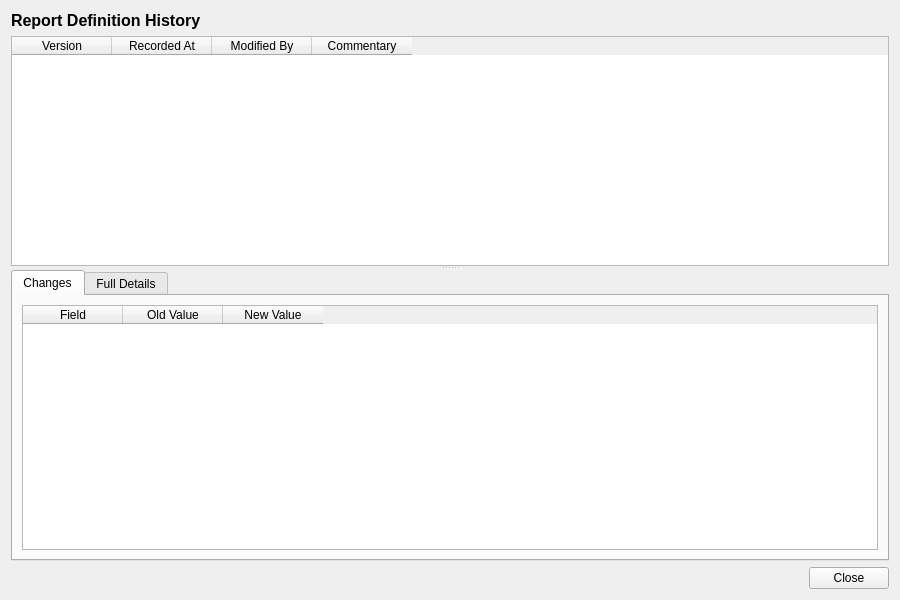
<?xml version="1.0" encoding="UTF-8"?>
<ui version="4.0">
 <class>ReportDefinitionHistoryDialog</class>
 <widget class="QWidget" name="ReportDefinitionHistoryDialog">
  <property name="geometry">
   <rect>
    <x>0</x>
    <y>0</y>
    <width>900</width>
    <height>600</height>
   </rect>
  </property>
  <property name="windowTitle">
   <string>Report Definition History</string>
  </property>
  <layout class="QVBoxLayout" name="verticalLayout">
   <item>
    <widget class="QLabel" name="titleLabel">
     <property name="font">
      <font>
       <pointsize>12</pointsize>
       <bold>true</bold>
      </font>
     </property>
     <property name="text">
      <string>Report Definition History</string>
     </property>
    </widget>
   </item>
   <item>
    <widget class="QSplitter" name="splitter">
     <property name="orientation">
      <enum>Qt::Vertical</enum>
     </property>
     <widget class="QTableWidget" name="versionListWidget">
      <property name="minimumHeight">
       <number>150</number>
      </property>
      <property name="maximumHeight">
       <number>250</number>
      </property>
      <property name="alternatingRowColors">
       <bool>true</bool>
      </property>
      <property name="editTriggers">
       <set>QAbstractItemView::NoEditTriggers</set>
      </property>
      <property name="selectionMode">
       <enum>QAbstractItemView::SingleSelection</enum>
      </property>
      <property name="selectionBehavior">
       <enum>QAbstractItemView::SelectRows</enum>
      </property>
      <column>
       <property name="text">
        <string>Version</string>
       </property>
      </column>
      <column>
       <property name="text">
        <string>Recorded At</string>
       </property>
      </column>
      <column>
       <property name="text">
        <string>Modified By</string>
       </property>
      </column>
      <column>
       <property name="text">
        <string>Commentary</string>
       </property>
      </column>
     </widget>
     <widget class="QWidget" name="detailWidget">
      <layout class="QVBoxLayout" name="detailLayout">
       <property name="leftMargin">
        <number>0</number>
       </property>
       <property name="topMargin">
        <number>0</number>
       </property>
       <property name="rightMargin">
        <number>0</number>
       </property>
       <property name="bottomMargin">
        <number>0</number>
       </property>
       <item>
        <widget class="QTabWidget" name="tabWidget">
         <property name="currentIndex">
          <number>0</number>
         </property>
         <widget class="QWidget" name="changesTab">
          <attribute name="title">
           <string>Changes</string>
          </attribute>
          <layout class="QVBoxLayout" name="changesTabLayout">
           <item>
            <widget class="QTableWidget" name="changesTableWidget">
             <property name="editTriggers">
              <set>QAbstractItemView::NoEditTriggers</set>
             </property>
             <property name="alternatingRowColors">
              <bool>true</bool>
             </property>
             <property name="selectionMode">
              <enum>QAbstractItemView::SingleSelection</enum>
             </property>
             <property name="selectionBehavior">
              <enum>QAbstractItemView::SelectRows</enum>
             </property>
             <column>
              <property name="text">
               <string>Field</string>
              </property>
             </column>
             <column>
              <property name="text">
               <string>Old Value</string>
              </property>
             </column>
             <column>
              <property name="text">
               <string>New Value</string>
              </property>
             </column>
            </widget>
           </item>
          </layout>
         </widget>
         <widget class="QWidget" name="fullDetailsTab">
          <attribute name="title">
           <string>Full Details</string>
          </attribute>
          <layout class="QVBoxLayout" name="fullDetailsTabLayout">
           <item>
            <widget class="QScrollArea" name="scrollArea">
             <property name="widgetResizable">
              <bool>true</bool>
             </property>
             <widget class="QWidget" name="scrollAreaWidgetContents">
              <property name="geometry">
               <rect>
                <x>0</x>
                <y>0</y>
                <width>560</width>
                <height>450</height>
               </rect>
              </property>
              <layout class="QFormLayout" name="formLayout">
               <item row="0" column="0">
                <widget class="QLabel" name="nameLabel">
                 <property name="text">
                  <string>Name:</string>
                 </property>
                </widget>
               </item>
               <item row="0" column="1">
                <widget class="QLabel" name="nameValue">
                 <property name="text">
                  <string/>
                 </property>
                </widget>
               </item>
               <item row="1" column="0">
                <widget class="QLabel" name="descriptionLabel">
                 <property name="text">
                  <string>Description:</string>
                 </property>
                </widget>
               </item>
               <item row="1" column="1">
                <widget class="QLabel" name="descriptionValue">
                 <property name="text">
                  <string/>
                 </property>
                 <property name="wordWrap">
                  <bool>true</bool>
                 </property>
                </widget>
               </item>
               <item row="2" column="0">
                <widget class="QLabel" name="report_typeLabel">
                 <property name="text">
                  <string>Report Type:</string>
                 </property>
                </widget>
               </item>
               <item row="2" column="1">
                <widget class="QLabel" name="reportTypeValue">
                 <property name="text">
                  <string/>
                 </property>
                </widget>
               </item>
               <item row="3" column="0">
                <widget class="QLabel" name="schedule_expressionLabel">
                 <property name="text">
                  <string>Schedule (cron):</string>
                 </property>
                </widget>
               </item>
               <item row="3" column="1">
                <widget class="QLabel" name="scheduleExpressionValue">
                 <property name="text">
                  <string/>
                 </property>
                </widget>
               </item>
               <item row="4" column="0">
                <widget class="QLabel" name="concurrency_policyLabel">
                 <property name="text">
                  <string>Concurrency Policy:</string>
                 </property>
                </widget>
               </item>
               <item row="4" column="1">
                <widget class="QLabel" name="concurrencyPolicyValue">
                 <property name="text">
                  <string/>
                 </property>
                </widget>
               </item>
               <item row="5" column="0">
                <widget class="QLabel" name="versionNumberLabel">
                 <property name="text">
                  <string>Version:</string>
                 </property>
                </widget>
               </item>
               <item row="5" column="1">
                <widget class="QLabel" name="versionNumberValue">
                 <property name="text">
                  <string/>
                 </property>
                </widget>
               </item>
               <item row="6" column="0">
                <widget class="QLabel" name="modifiedByLabel">
                 <property name="text">
                  <string>Modified By:</string>
                 </property>
                </widget>
               </item>
               <item row="6" column="1">
                <widget class="QLabel" name="modifiedByValue">
                 <property name="text">
                  <string/>
                 </property>
                </widget>
               </item>
               <item row="7" column="0">
                <widget class="QLabel" name="recordedAtLabel">
                 <property name="text">
                  <string>Recorded At:</string>
                 </property>
                </widget>
               </item>
               <item row="7" column="1">
                <widget class="QLabel" name="recordedAtValue">
                 <property name="text">
                  <string/>
                 </property>
                </widget>
               </item>
               <item row="8" column="0">
                <widget class="QLabel" name="changeCommentaryLabel">
                 <property name="text">
                  <string>Change Commentary:</string>
                 </property>
                </widget>
               </item>
               <item row="8" column="1">
                <widget class="QLabel" name="changeCommentaryValue">
                 <property name="text">
                  <string/>
                 </property>
                 <property name="wordWrap">
                  <bool>true</bool>
                 </property>
                </widget>
               </item>
              </layout>
             </widget>
            </widget>
           </item>
          </layout>
         </widget>
        </widget>
       </item>
      </layout>
     </widget>
    </widget>
   </item>
   <item>
    <layout class="QHBoxLayout" name="buttonLayout">
     <item>
      <spacer name="horizontalSpacer">
       <property name="orientation">
        <enum>Qt::Horizontal</enum>
       </property>
       <property name="sizeHint" stdset="0">
        <size><width>40</width><height>20</height></size>
       </property>
      </spacer>
     </item>
     <item>
      <widget class="QPushButton" name="closeButton">
       <property name="text">
        <string>Close</string>
       </property>
      </widget>
     </item>
    </layout>
   </item>
  </layout>
 </widget>
 <resources/>
 <connections/>
</ui>
